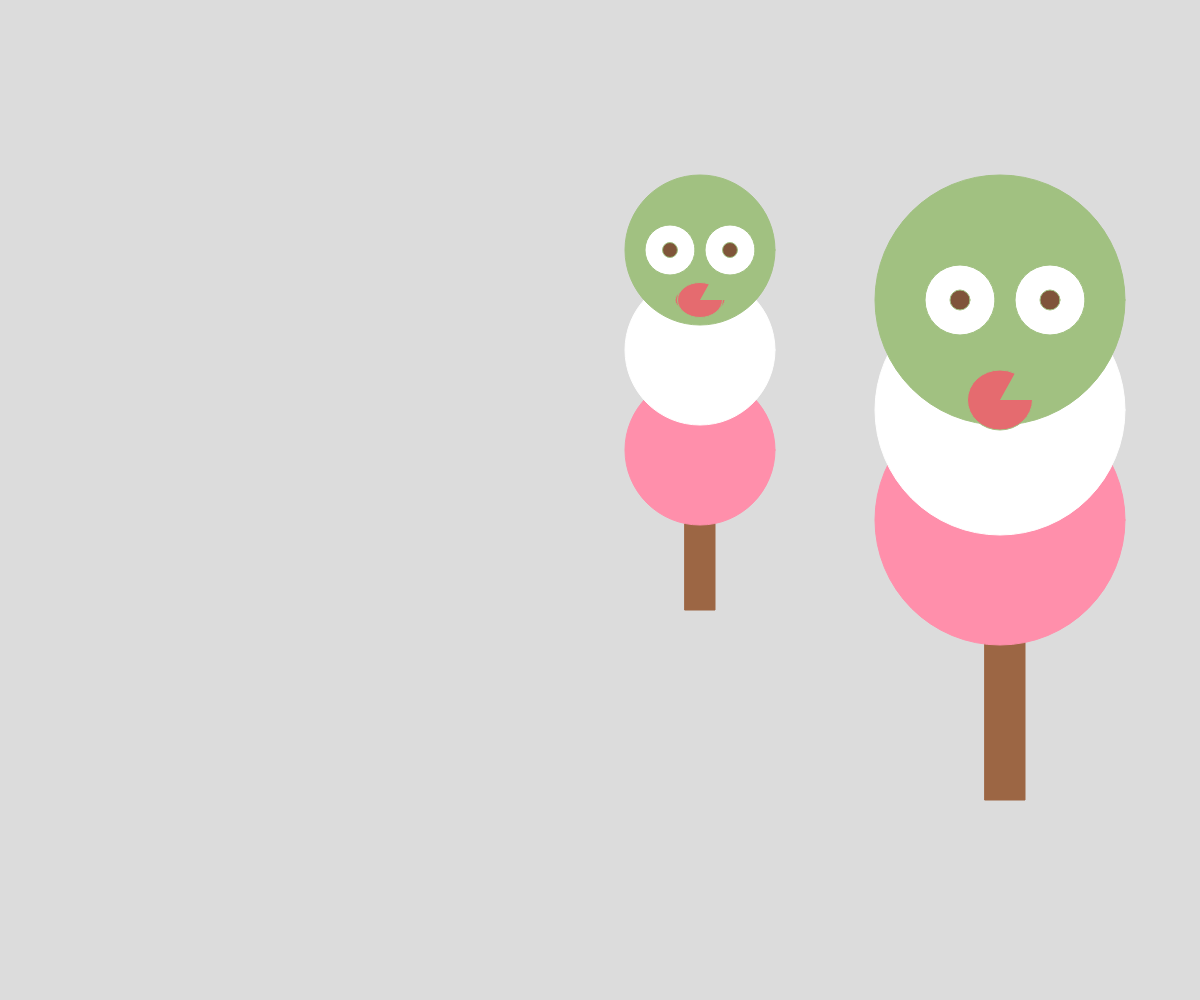
Frame 1 (no input)
Frame 60 (no input): identical to frame 1, image omitted
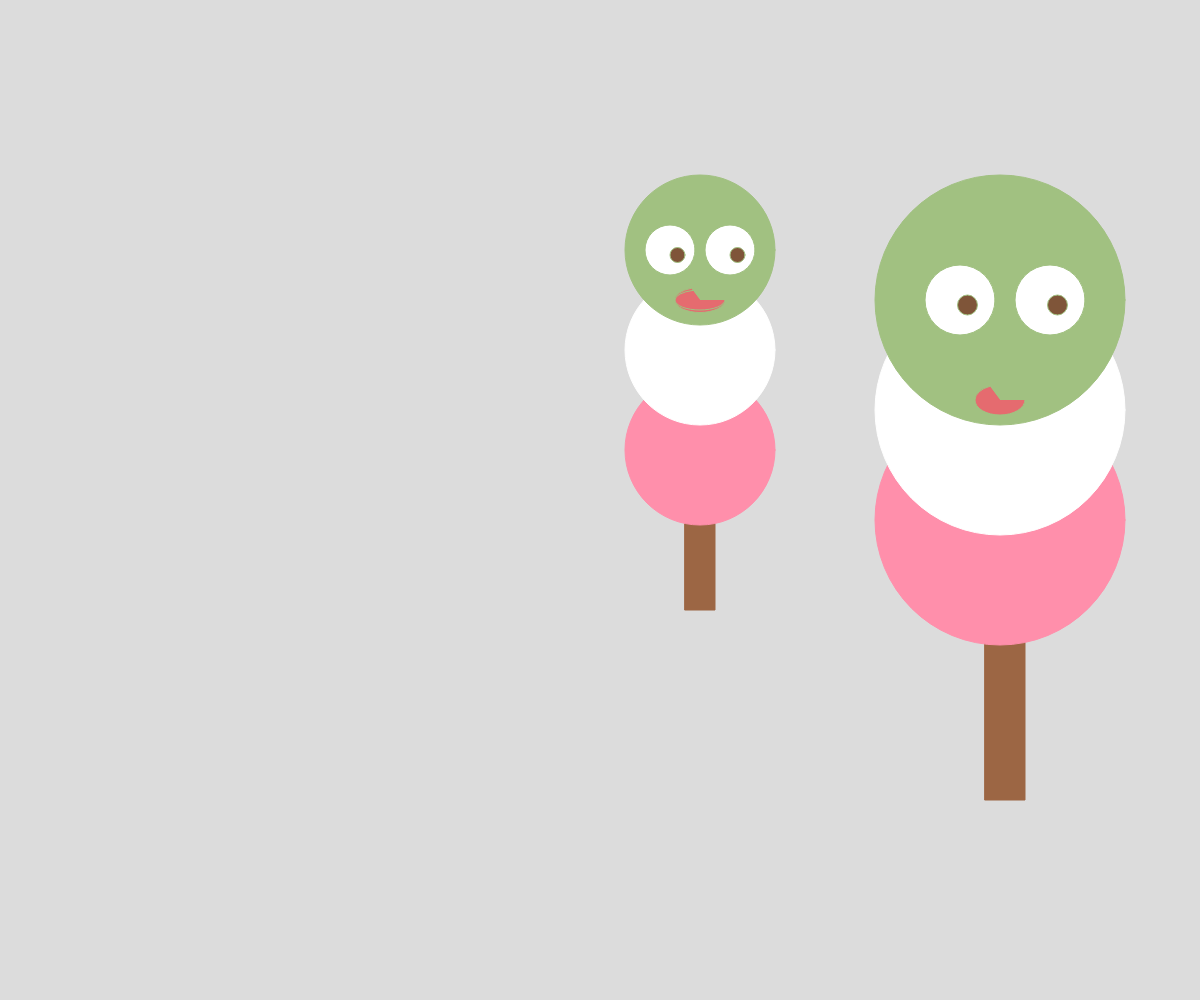
Frame 120 (the mouse pressed at the canvas centre since frame 60)

The p5.js sketch that drew these frames (run headless with seeded random() and noise() and a simulated clock; from frame 60 on, the mouse is pressed at the canvas centre):

// p5.js sketch
// ── sketch.js


function setup() {
  createCanvas(windowWidth, windowHeight);
  background(200)
}

function draw() {
  background(220);
  fill("#9c6644")
  stroke("#9c6644")
  rect(985,600,40,200)//木棍
  fill("#ff8fab")
  stroke("#ff8fab")
  ellipse(1000,520,250)//粉色糰子
  fill("#ffffff")
  stroke("#ffffff")
  ellipse(1000,410,250)//白色糰子
  fill("#a1c181")
  stroke("#a1c181")
  ellipse(1000,300,250)//綠色糰子
  //右眼
  fill("#ffffff")
  ellipse(1050,300,70)
  fill("#7f5539")
  ellipse(1050+mouseX/80,300+mouseY/100,20)
  //左眼
  fill("#ffffff")
  ellipse(960,300,70)
  fill("#7f5539")
  ellipse(960+mouseX/80,300+mouseY/100,20)
  //嘴巴
  fill("#e56b6f")
  arc(1000,400,50,30,0,180)
  if(mouseIsPressed)
  {  //mouseIsPressed為true,代表有按下滑鼠
     arc(1000,400,50,30,0,180)
  }
  else
  {
    //mouseIsPressed為false,代表有按下滑鼠
    arc(1000,400,65,60,0,200)
  }

pop()

  fill("#9c6644")
  stroke("#9c6644")
  rect(685,480,30,130)//木棍
  fill("#ff8fab")
  stroke("#ff8fab")
  ellipse(700,450,150)//粉色糰子
  fill("#ffffff")
  stroke("#ffffff")
  ellipse(700,350,150)//白色糰子
  fill("#a1c181")
  stroke("#a1c181")
  ellipse(700,250,150)//綠色糰子
  //右眼
  fill("#ffffff")
  ellipse(730,250,50)
  fill("#7f5539")
  ellipse(730+mouseX/80,250+mouseY/100,15)
  //左眼
  fill("#ffffff")
  ellipse(670,250,50)
  fill("#7f5539")
  ellipse(670+mouseX/80,250+mouseY/100,15)
  //嘴巴
  fill("#e56b6f")
  arc(700,300,50,25,0,180)
  if(mouseIsPressed)
  {  //mouseIsPressed為true,代表有按下滑鼠
     arc(700,300,50,20,0,180)
  }
  else
  {
    //mouseIsPressed為false,代表有按下滑鼠
    arc(700,300,45,35,0,200)
  }

pop()

  //產生不同顏色的圖
  fill("#9c6644")
  stroke("#9c6644")
  rect(1285,480,30,130)//木棍
  fill("#fec89a")
  stroke("#fec89a")
  ellipse(1300,450,150)//第一顆糰子
  fill("#f9dcc4")
  stroke("#f9dcc4")
  ellipse(1300,350,150)//第二顆糰子
  fill("#f8edeb")
  stroke("#f8edeb")
  ellipse(1300,250,150)//第三顆糰子
   //右眼
   fill("#ffffff")
   ellipse(1340,250,50)
   fill("#7f5539")
   ellipse(1340+mouseX/80,250+mouseY/100,15)
   //左眼
   fill("#ffffff")
   ellipse(1260,250,50)
   fill("#7f5539")
   ellipse(1260+mouseX/80,250+mouseY/100,15)
   //嘴巴
   fill("#e56b6f")
   arc(1300,300,50,25,0,180)
   if(mouseIsPressed)
  {  //mouseIsPressed為true,代表有按下滑鼠
     arc(1300,300,50,20,0,180)
  }
  else
  {
    //mouseIsPressed為false,代表有按下滑鼠
    arc(1300,300,45,35,0,200)
  }

pop()


   
}
